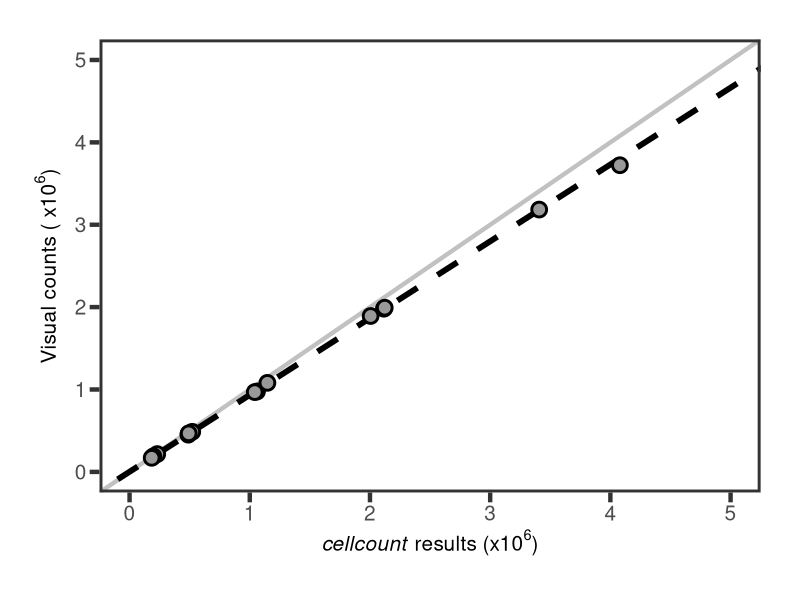
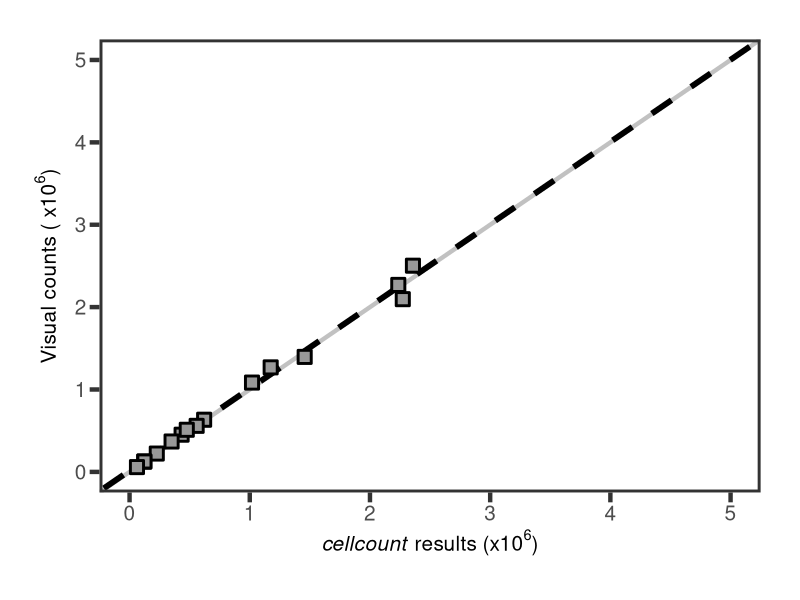
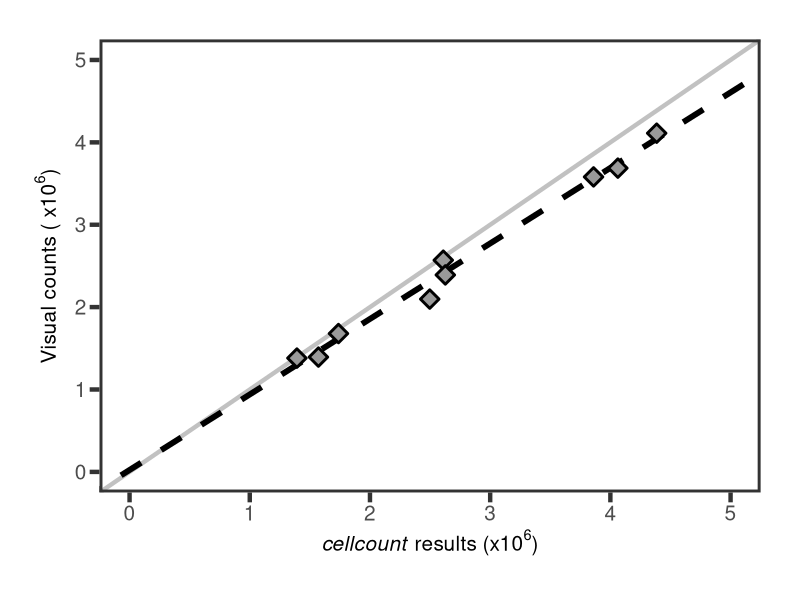
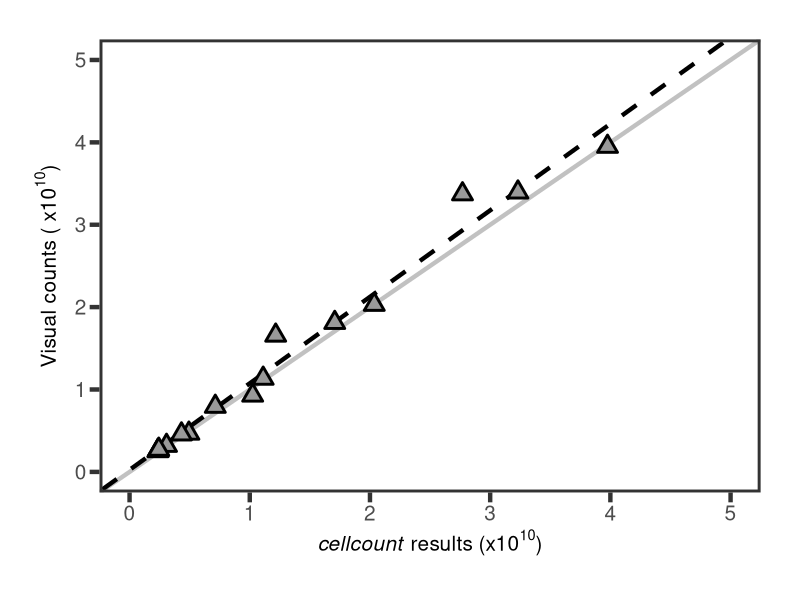
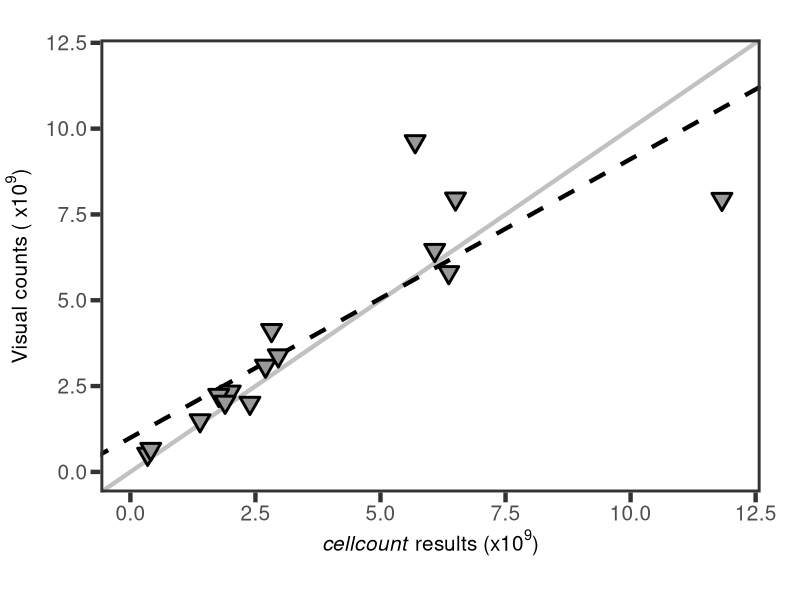
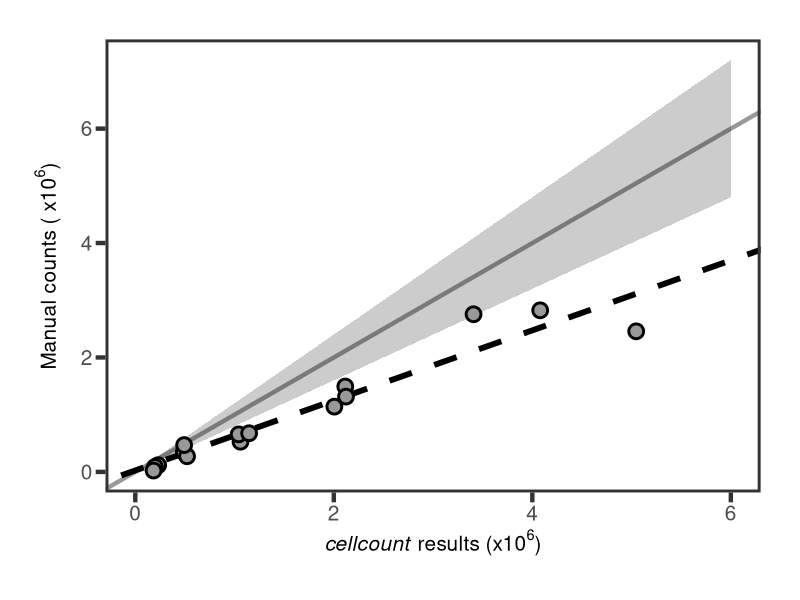
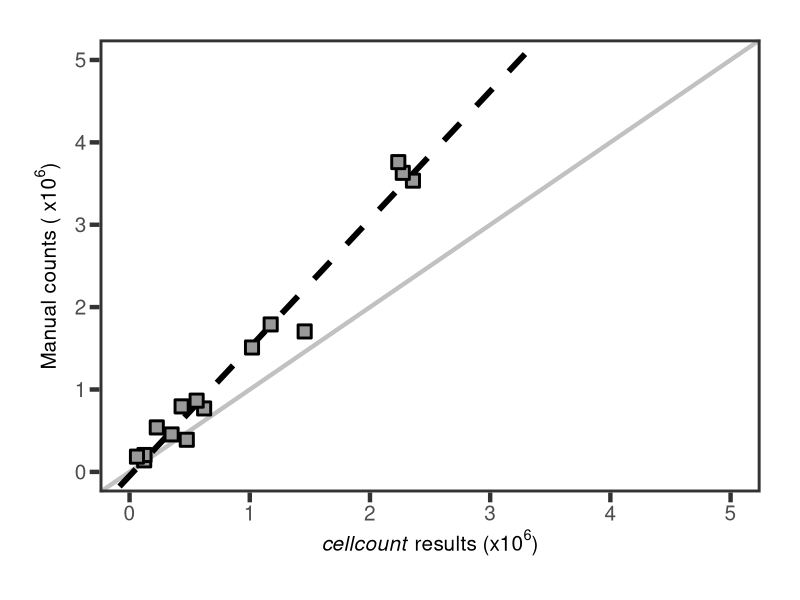
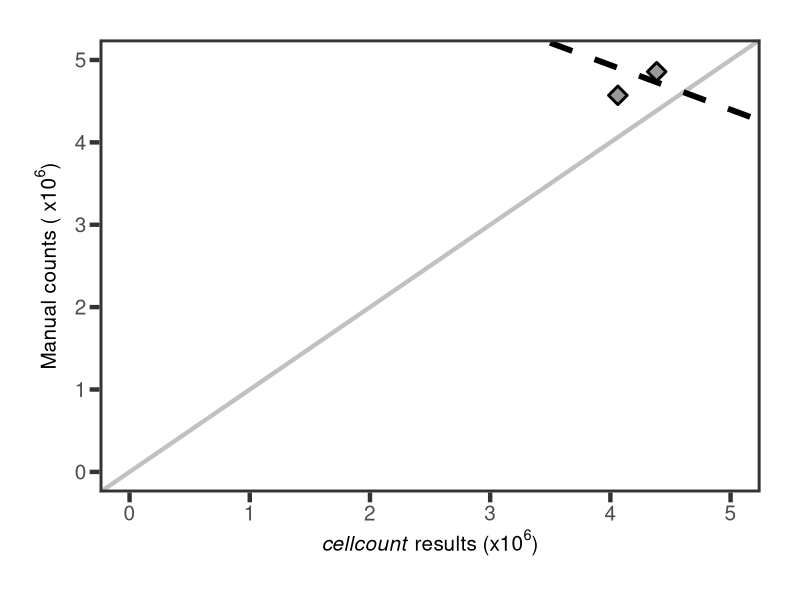

Source code (R) for these figures, in order:
library(ggplot2)
library(gridExtra)
library(ggpubr)
library(cowplot)

setwd("C:/Users/Tyler.Harman/Desktop/cellcount_work/cellcount_main/data")

RA<-read.csv("Regression_Analysis.csv",header=T)

RA_F192<-subset(RA,Species=="F192")
RA_F210<-subset(RA,Species=="F210")
RA_Anabena<-subset(RA,Species=="Anabena")
RA_Shewanella<-subset(RA,Species=="Shewanella")
RA_E.coli<-subset(RA,Species=="E.coli")

RA_F192[ nrow(RA_F192) + 1:6,] <- NA
RA_F192$bot<-c(0,0,0,800000,800000,800000,1600000,1600000,1600000,2400000,2400000,2400000,3200000,3200000,3200000,4000000,4000000,4000000,4800000,4800000,4800000)
RA_F192$top<-c(0,0,0,1200000,1200000,1200000,2400000,2400000,2400000,3600000,3600000,3600000,4800000,4800000,4800000,6000000,6000000,6000000,7200000,7200000,7200000)
RA_F192$Script<-(RA_F192$Script/1000000)
RA_F192$Visual<-(RA_F192$Visual/1000000)
RA_F192$Microscope<-(RA_F192$Microscope/1000000)
RA_F192$bot<-(RA_F192$bot/1000000)
RA_F192$top<-(RA_F192$top/1000000)
RA_F192$func1<-(sapply(RA_F192$bot, FUN = function(x){(x)}))
RA_F192$func2<-(sapply(RA_F192$top, FUN = function(x){(x)}))
RA_F192$num<-c(0,0,0,1,1,1,2,2,2,3,3,3,4,4,4,5,5,5,6,6,6)

data.lm1<-lm(Visual~Script,data=RA_F192)
summary(data.lm1)

F192<-ggplot(data=RA_F192, aes(x=Script,y=Visual))+
  theme_bw()+
  labs(x=expression(paste(italic("cellcount"), " results (",x10^{6},")")))+
  labs(y=expression(paste("Visual counts ( ",x10^{6},")")))+
  theme(axis.title.x = element_text(size=15),
        axis.title.y = element_text(size=15,vjust=2))+
  theme(axis.text.x = element_text(size = 15),
        axis.text.y = element_text(size = 15),
        axis.ticks = element_line(size=1.5),
        axis.ticks.length = unit(0.25,"cm"),
        plot.margin=unit(c(1,1,1,1),"cm"),
        panel.grid.major = element_blank(),
        panel.grid.minor = element_blank(),
        panel.border = element_rect(size=2))+
  scale_x_continuous(labels=function(x) format(x,scientific=FALSE))+
  scale_y_continuous(labels=function(x) format(x,scientific=FALSE))+
  xlim(0,5)+
  ylim(0,5)+
  geom_abline(slope=1,intercept=0,color="grey40",size=1.5,alpha=0.4)+
  geom_abline(slope=coef(data.lm1)[["Script"]],
              intercept=coef(data.lm1)[["(Intercept)"]],
              linetype=2,
              size=2)+
  geom_point(size=4,shape=21,colour="black",fill="grey60",stroke=1.5)
F192


RA_F210$Script<-(RA_F210$Script/1000000)
RA_F210$Visual<-(RA_F210$Visual/1000000)
RA_F210$Microscope<-(RA_F210$Microscope/1000000)

data.lm2<-lm(Visual~Script,data=RA_F210)
summary(data.lm2)

F210<-ggplot(data=RA_F210, aes(x=Script,y=Visual))+
  theme_bw()+
  labs(x=expression(paste(italic("cellcount"), " results (",x10^{6},")")))+
  labs(y=expression(paste("Visual counts ( ",x10^{6},")")))+
  theme(axis.title.x = element_text(size=15),
        axis.title.y = element_text(size=15,vjust=2))+
  theme(axis.text.x = element_text(size = 15),
        axis.text.y = element_text(size = 15),
        axis.ticks = element_line(size=1.5),
        axis.ticks.length = unit(0.25,"cm"),
        plot.margin=unit(c(1,1,1,1),"cm"),
        panel.grid.major = element_blank(),
        panel.grid.minor = element_blank(),
        panel.border = element_rect(size=2))+
  scale_x_continuous(labels=function(x) format(x,scientific=FALSE))+
  scale_y_continuous(labels=function(x) format(x,scientific=FALSE))+
  xlim(0,5)+
  ylim(0,5)+
  geom_abline(slope=1,intercept=0,color="grey40",size=1.5,alpha=0.4)+
  geom_abline(slope=coef(data.lm2)[["Script"]],
              intercept=coef(data.lm2)[["(Intercept)"]],
              linetype=2,
              size=2)+
  geom_point(size=4,shape=22,colour="black",fill="grey60",stroke=1.5)
F210


RA_Anabena$Script<-(RA_Anabena$Script/1000000)
RA_Anabena$Visual<-(RA_Anabena$Visual/1000000)
RA_Anabena$Microscope<-(RA_Anabena$Microscope/1000000)

data.lm3<-lm(Visual~Script,data=RA_Anabena)
summary(data.lm3)

Anabena<-ggplot(data=RA_Anabena, aes(x=Script,y=Visual))+
  theme_bw()+
  labs(x=expression(paste(italic("cellcount"), " results (",x10^{6},")")))+
  labs(y=expression(paste("Visual counts ( ",x10^{6},")")))+
  theme(axis.title.x = element_text(size=15),
        axis.title.y = element_text(size=15,vjust=2))+
  theme(axis.text.x = element_text(size = 15),
        axis.text.y = element_text(size = 15),
        axis.ticks = element_line(size=1.5),
        axis.ticks.length = unit(0.25,"cm"),
        plot.margin=unit(c(1,1,1,1),"cm"),
        panel.grid.major = element_blank(),
        panel.grid.minor = element_blank(),
        panel.border = element_rect(size=2))+
  scale_x_continuous(labels=function(x) format(x,scientific=FALSE))+
  scale_y_continuous(labels=function(x) format(x,scientific=FALSE))+
  xlim(0,5)+
  ylim(0,5)+
  geom_abline(slope=1,intercept=0,color="grey40",size=1.5,alpha=0.4)+
  geom_abline(slope=coef(data.lm3)[["Script"]],
              intercept=coef(data.lm3)[["(Intercept)"]],
              linetype=2,
              size=2)+
  geom_point(size=4,shape=23,colour="black",fill="grey60",stroke=1.5)
Anabena


RA_Shewanella$Script<-(RA_Shewanella$Script/10000000000)
RA_Shewanella$Visual<-(RA_Shewanella$Visual/10000000000)

data.lm4<-lm(Visual~Script,data=RA_Shewanella)
summary(data.lm4)

Shewanella<-ggplot(data=RA_Shewanella, aes(x=Script,y=Visual))+
  theme_bw()+
  labs(x=expression(paste(italic("cellcount"), " results (",x10^{10},")")))+
  labs(y=expression(paste("Visual counts ( ",x10^{10},")")))+
  theme(axis.title.x = element_text(size=15),
        axis.title.y = element_text(size=15,vjust=2))+
  theme(axis.text.x = element_text(size = 15),
        axis.text.y = element_text(size = 15),
        axis.ticks = element_line(size=1.5),
        axis.ticks.length = unit(0.25,"cm"),
        plot.margin=unit(c(1,1,1,1),"cm"),
        panel.grid.major = element_blank(),
        panel.grid.minor = element_blank(),
        panel.border = element_rect(size=2))+
  scale_x_continuous(labels=function(x) format(x,scientific=FALSE))+
  scale_y_continuous(labels=function(x) format(x,scientific=FALSE))+
  xlim(0,5)+
  ylim(0,5)+
  geom_abline(slope=1,intercept=0,color="grey40",size=1.5,alpha=0.4)+
  geom_abline(slope=coef(data.lm4)[["Script"]],
              intercept=coef(data.lm4)[["(Intercept)"]],
              linetype=2,
              size=1.5)+
  geom_point(size=4,shape=24,colour="black",fill="grey60",stroke=1.5)
Shewanella


RA_E.coli$Script<-(RA_E.coli$Script/1000000000)
RA_E.coli$Visual<-(RA_E.coli$Visual/1000000000)

data.lm5<-lm(Visual~Script,data=RA_E.coli)
summary(data.lm5)

E.coli<-ggplot(data=RA_E.coli, aes(x=Script,y=Visual))+
  theme_bw()+
  labs(x=expression(paste(italic("cellcount"), " results (",x10^{9},")")))+
  labs(y=expression(paste("Visual counts ( ",x10^{9},")")))+
  theme(axis.title.x = element_text(size=15),
        axis.title.y = element_text(size=15,vjust=2))+
  theme(axis.text.x = element_text(size = 15),
        axis.text.y = element_text(size = 15),
        axis.ticks = element_line(size=1.5),
        axis.ticks.length = unit(0.25,"cm"),
        plot.margin=unit(c(1,1,1,0.26),"cm"),
        panel.grid.major = element_blank(),
        panel.grid.minor = element_blank(),
        panel.border = element_rect(size=2))+
  scale_x_continuous(labels=function(x) format(x,scientific=FALSE))+
  scale_y_continuous(labels=function(x) format(x,scientific=FALSE))+
  xlim(0,12)+
  ylim(0,12)+
  geom_abline(slope=1,intercept=0,color="grey40",size=1.5,alpha=0.4)+
  geom_abline(slope=coef(data.lm5)[["Script"]],
              intercept=coef(data.lm5)[["(Intercept)"]],
              linetype=2,
              size=1.5)+
  geom_point(size=4,shape=25,colour="black",fill="grey60",stroke=1.5)
E.coli



tiff("RA_Analysis1.tiff", height = 32, width = 30, units = 'cm', 
     compression = "lzw", res = 300)
plot_grid(Anabena,F192,F210,Shewanella,E.coli, ncol = 2, nrow = 3, labels = "AUTO",label_x = 0.23,hjust=1,vjust=5,label_size = 15, label_fontface = "plain")
dev.off()





data.lm6<-lm(Microscope~Script,data=RA_F192)
summary(data.lm6)

F192_M<-ggplot(data=RA_F192, aes(x=Script,y=Microscope))+
  theme_bw()+
  labs(x=expression(paste(italic("cellcount"), " results (",x10^{6},")")))+
  labs(y=expression(paste("Manual counts ( ",x10^{6},")")))+
  theme(axis.title.x = element_text(size=15),
        axis.title.y = element_text(size=15,vjust=2))+
  theme(axis.text.x = element_text(size = 15),
        axis.text.y = element_text(size = 15),
        axis.ticks = element_line(size=1.5),
        axis.ticks.length = unit(0.25,"cm"),
        plot.margin=unit(c(1,1,1,1),"cm"),
        panel.grid.major = element_blank(),
        panel.grid.minor = element_blank(),
        panel.border = element_rect(size=2))+
  scale_x_continuous(labels=function(x) format(x,scientific=FALSE))+
  scale_y_continuous(labels=function(x) format(x,scientific=FALSE))+
  geom_ribbon(aes(x = num,
                  ymin = func1,
                  ymax = func2),
              fill="grey80")+
  geom_abline(slope=1,intercept=0,size=1.5,alpha=0.4)+
  geom_abline(slope=coef(data.lm6)[["Script"]],
              intercept=coef(data.lm6)[["(Intercept)"]],
              linetype=2,
              size=2)+
  geom_point(size=4,shape=21,colour="black",fill="grey60",stroke=1.5)
F192_M

data.lm7<-lm(Microscope~Script,data=RA_F210)
summary(data.lm7)

F210_M<-ggplot(data=RA_F210, aes(x=Script,y=Microscope))+
  theme_bw()+
  labs(x=expression(paste(italic("cellcount"), " results (",x10^{6},")")))+
  labs(y=expression(paste("Manual counts ( ",x10^{6},")")))+
  theme(axis.title.x = element_text(size=15),
        axis.title.y = element_text(size=15,vjust=2))+
  theme(axis.text.x = element_text(size = 15),
        axis.text.y = element_text(size = 15),
        axis.ticks = element_line(size=1.5),
        axis.ticks.length = unit(0.25,"cm"),
        plot.margin=unit(c(1,1,1,1),"cm"),
        panel.grid.major = element_blank(),
        panel.grid.minor = element_blank(),
        panel.border = element_rect(size=2))+
  scale_x_continuous(labels=function(x) format(x,scientific=FALSE))+
  scale_y_continuous(labels=function(x) format(x,scientific=FALSE))+
  xlim(0,5)+
  ylim(0,5)+
  geom_abline(slope=1,intercept=0,color="grey40",size=1.5,alpha=0.4)+
  geom_abline(slope=coef(data.lm7)[["Script"]],
              intercept=coef(data.lm7)[["(Intercept)"]],
              linetype=2,
              size=2)+
  geom_point(size=4,shape=22,colour="black",fill="grey60",stroke=1.5)
F210_M

data.lm8<-lm(Microscope~Script,data=RA_Anabena)
summary(data.lm8)

Anabena_M<-ggplot(data=RA_Anabena, aes(x=Script,y=Microscope))+
  theme_bw()+
  labs(x=expression(paste(italic("cellcount"), " results (",x10^{6},")")))+
  labs(y=expression(paste("Manual counts ( ",x10^{6},")")))+
  theme(axis.title.x = element_text(size=15),
        axis.title.y = element_text(size=15,vjust=2))+
  theme(axis.text.x = element_text(size = 15),
        axis.text.y = element_text(size = 15),
        axis.ticks = element_line(size=1.5),
        axis.ticks.length = unit(0.25,"cm"),
        plot.margin=unit(c(1,1,1,1),"cm"),
        panel.grid.major = element_blank(),
        panel.grid.minor = element_blank(),
        panel.border = element_rect(size=2))+
  scale_x_continuous(labels=function(x) format(x,scientific=FALSE))+
  scale_y_continuous(labels=function(x) format(x,scientific=FALSE))+
  xlim(0,5)+
  ylim(0,5)+
  geom_abline(slope=1,intercept=0,color="grey40",size=1.5,alpha=0.4)+
  geom_abline(slope=coef(data.lm8)[["Script"]],
              intercept=coef(data.lm8)[["(Intercept)"]],
              linetype=2,
              size=2)+
  geom_point(size=4,shape=23,colour="black",fill="grey60",stroke=1.5)
Anabena_M



tiff("RA_Analysis2.tiff", height = 30, width = 30, units = 'cm', 
     compression = "lzw", res = 300)
plot_grid(Anabena_M,F192_M,F210_M, ncol = 2, nrow = 2, labels = "AUTO",label_x = 0.23,hjust=1,vjust=5,label_size = 15, label_fontface = "plain")
dev.off()
